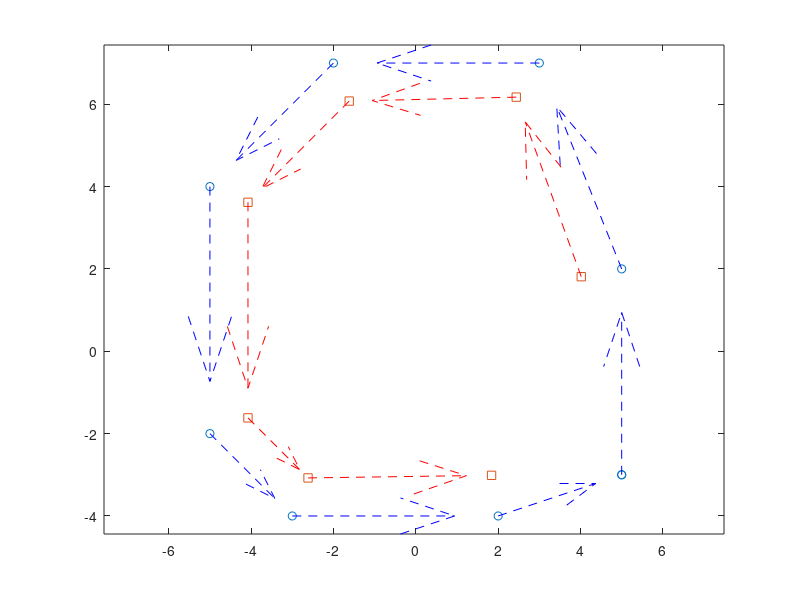

This chart was generated by the following MATLAB code:
%Path plotting
%assuming counter clockwise motion
clear all
close all

test_cones = [5,-3;5,2;3,7;-2,7;-5,4;-5,-2;-3,-4;2,-4;5,-3];

for i = 1:length(test_cones)-1
    vector(i,:) = test_cones(i+1,:)-test_cones(i,:);
    norm_vector(i,:) = vector(i,:)/norm(vector(i,:));
end

for j = 1:length(norm_vector)-1
    angle_between(j) = acosd(dot(norm_vector(j,:),norm_vector(j+1,:)));
    midangle(j) = 90+(angle_between(j)/2);
end

for k = 1:length(midangle)
    rot = [cosd(midangle(k)) -sind(midangle(k)); sind(midangle(k)) cosd(midangle(k))];
    offset_dir(k,:) = (rot*norm_vector(k,:)')';
    offset_point(k,:) = (offset_dir(k,:)+test_cones(k+1,:))';
end

for m = 1:length(offset_point)-1
    path_vector(m,:) = offset_point(m+1,:)-offset_point(m,:);
end

figure
plot(test_cones(:,1),test_cones(:,2),'o');
hold on 
plot(offset_point(:,1),offset_point(:,2),'s');
quiver(test_cones(1:8,1),test_cones(1:8,2),vector(:,1),vector(:,2),'Color','b','LineStyle','--')
quiver(offset_point(1:6,1),offset_point(1:6,2),path_vector(:,1),path_vector(:,2),'Color','r','LineStyle','--')
hold off
axis equal
